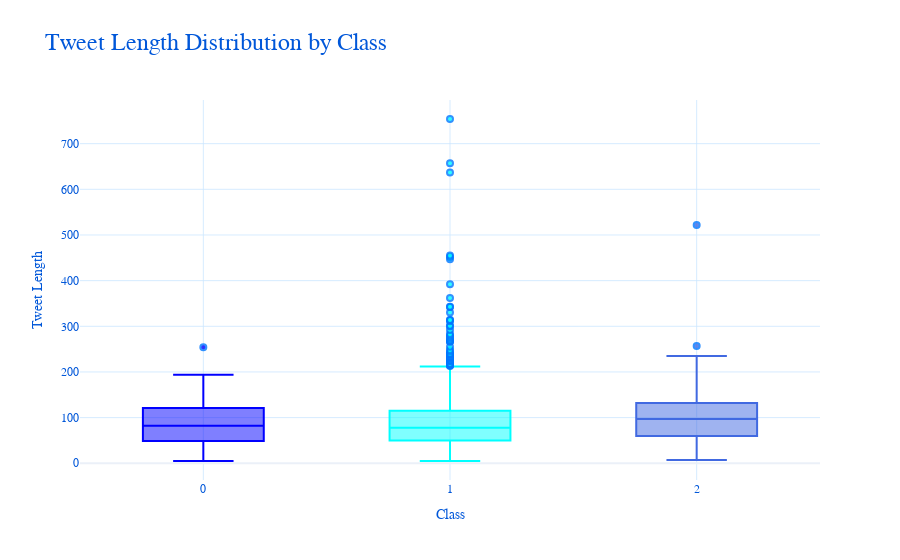

The code cell stored with this chart in its notebook:
### Markdown cell above
Now we are able to see the number of occurences for each of the top 10 words for the respective classes. We can see that the word 'bitch' and 'bitches' dominate the offensive words category if we exclude 'RT'. However, for the hate speech words and normal words, they have a relatively balanced distribution. This might be due to the large amount of data for the offensive class causing such skewing to be present.

### Code cell
df['tweet_length'] = df['tweet'].apply(len)

fig = px.box(df, 
             x='class', 
             y='tweet_length', 
             color='class', 
             title='Tweet Length Distribution by Class',
             template='plotly_white', 
             color_discrete_sequence=['royalblue', 'cyan', 'blue'])

fig.update_traces(marker=dict(opacity=0.8, 
                              line=dict(width=2, color='#0077ff')))

fig.update_layout(
    title_font=dict(size=24, color='#0057d9', family='Courier New'),
    xaxis_title="Class",
    yaxis_title="Tweet Length",
    paper_bgcolor='white',
    plot_bgcolor='white',
    font=dict(color='#0057d9', family='Courier New'),
    hoverlabel=dict(bgcolor='#e6f2ff', font=dict(color='#002bb8')),
    showlegend=False
)

fig.update_xaxes(showgrid=True, gridwidth=0.8, gridcolor='#cce6ff')
fig.update_yaxes(showgrid=True, gridwidth=0.8, gridcolor='#cce6ff')

fig.show()

### Figure 1 — Plotly figure (JSON) as saved in the notebook; plotly's stock layout.template omitted (floating-point values rounded to 4 significant figures; data arrays with more than 128 entries replaced by an {"elided": "..."} marker saying what was removed)
{"data": [{"alignmentgroup": "True", "hovertemplate": "class=%{x}<br>tweet_length=%{y}<extra></extra>", "legendgroup": "2", "marker": {"color": "royalblue", "line": {"color": "#0077ff", "width": 2}, "opacity": 0.8}, "name": "2", "notched": false, "offsetgroup": "2", "orientation": "v", "showlegend": true, "type": "box", "x": {"elided": "4163 int values"}, "x0": " ", "xaxis": "x", "y": {"elided": "4163 int values"}, "y0": " ", "yaxis": "y"}, {"alignmentgroup": "True", "hovertemplate": "class=%{x}<br>tweet_length=%{y}<extra></extra>", "legendgroup": "1", "marker": {"color": "cyan", "line": {"color": "#0077ff", "width": 2}, "opacity": 0.8}, "name": "1", "notched": false, "offsetgroup": "1", "orientation": "v", "showlegend": true, "type": "box", "x": {"elided": "19190 int values"}, "x0": " ", "xaxis": "x", "y": {"elided": "19190 int values"}, "y0": " ", "yaxis": "y"}, {"alignmentgroup": "True", "hovertemplate": "class=%{x}<br>tweet_length=%{y}<extra></extra>", "legendgroup": "0", "marker": {"color": "blue", "line": {"color": "#0077ff", "width": 2}, "opacity": 0.8}, "name": "0", "notched": false, "offsetgroup": "0", "orientation": "v", "showlegend": true, "type": "box", "x": {"elided": "1430 int values"}, "x0": " ", "xaxis": "x", "y": {"elided": "1430 int values"}, "y0": " ", "yaxis": "y"}], "layout": {"boxmode": "overlay", "font": {"color": "#0057d9", "family": "Courier New"}, "hoverlabel": {"bgcolor": "#e6f2ff", "font": {"color": "#002bb8"}}, "legend": {"title": {"text": "class"}, "tracegroupgap": 0}, "paper_bgcolor": "white", "plot_bgcolor": "white", "showlegend": false, "title": {"font": {"color": "#0057d9", "family": "Courier New", "size": 24}, "text": "Tweet Length Distribution by Class"}, "xaxis": {"anchor": "y", "categoryarray": [2, 1, 0], "categoryorder": "array", "domain": [0, 1], "gridcolor": "#cce6ff", "gridwidth": 0.8, "showgrid": true, "title": {"text": "Class"}}, "yaxis": {"anchor": "x", "domain": [0, 1], "gridcolor": "#cce6ff", "gridwidth": 0.8, "showgrid": true, "title": {"text": "Tweet Length"}}}}
